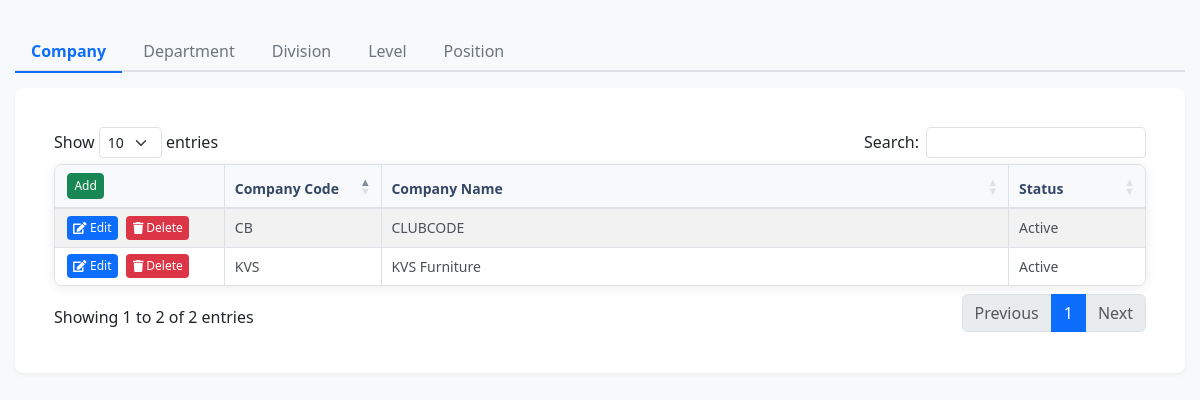
/view/JobAnalysis/index.php, run on the app's committed database.
### tables this page shows
CREATE TABLE `hrcompany` (
  `Code` varchar(50) NOT NULL,
  `Description` varchar(255) DEFAULT NULL,
  `Status` varchar(20) DEFAULT NULL
);

### view/JobAnalysis/TapLevel.php (the view, shortened to what this page needs)
<link href="https://cdn.datatables.net/1.13.7/css/dataTables.bootstrap5.min.css" rel="stylesheet">
<link href="https://cdn.datatables.net/responsive/2.5.0/css/responsive.bootstrap5.min.css" rel="stylesheet">
<link href="https://cdnjs.cloudflare.com/ajax/libs/font-awesome/5.15.4/css/all.min.css" rel="stylesheet">

### view/JobAnalysis/TapCompany.php (shortened to what this page needs)
<?php
include("../../Config/conect.php");
?>
<table id="companyTable" class="table table-striped" style="width:100%">
    <thead>
        <tr>
            <th style="width: 150px"><button class="btn btn-success" data-bs-toggle="modal" data-bs-target="#addModal">Add</button></th>
            <th>Company Code</th>
            <th>Company Name</th>
            <th>Status</th>
        </tr>
    </thead>
    <tbody id="data">
        <?php
        $sql = "SELECT * FROM hrcompany";
        $result = $con->query($sql);
        if ($result->num_rows > 0) {
            while ($row = $result->fetch_assoc()) {
        ?>
                <tr data-id="<?php echo $row['Code']; ?>">
                    <td>
                        <button class="btn btn-primary btn-sm edit-btn"
                            data-code="<?php echo $row['Code']; ?>"
                            data-name="<?php echo $row['Description']; ?>"
                            data-status="<?php echo $row['Status']; ?>">
                            <i class="fas fa-edit"></i> Edit
                        </button>
                        <button class="btn btn-danger btn-sm delete-btn">
                            <i class="fas fa-trash"></i> Delete
                        </button>
                    </td>
                    <td><?php echo $row['Code']; ?></td>
                    <td><?php echo $row['Description']; ?></td>
                    <td><?php echo $row['Status']; ?></td>
                </tr>
        <?php
            }
        }
        ?>
    </tbody>
</table>
<link href="https://cdn.datatables.net/1.13.7/css/dataTables.bootstrap5.min.css" rel="stylesheet">
<link href="https://cdn.datatables.net/responsive/2.5.0/css/responsive.bootstrap5.min.css" rel="stylesheet">
<link href="https://cdnjs.cloudflare.com/ajax/libs/font-awesome/5.15.4/css/all.min.css" rel="stylesheet">

### Style/style.css (style rules this page uses)
body { background-color: #f8f9fa; font-family: 'Segoe UI', sans-serif; }
.tab-pane table { width: 100%; border-collapse: separate; border-spacing: 0; background: #fff; border-radius: 8px; overflow: hidden; box-shadow: 0 2px 12px rgba(0, 0, 0, 0.08); margin: 1rem 0; border: 1px solid #dee2e6; font-size: 0.875rem; }
.tab-pane table th { background: #f8f9fa; color: #344767; font-weight: 600; padding: 0.5rem 0.6rem; text-align: left; border-bottom: 2px solid #dee2e6; border-right: 1px solid #dee2e6; white-space: nowrap; }
.tab-pane table th:last-child { border-right: none; }
.tab-pane table td { padding: 0.4rem 0.6rem; border-bottom: 1px solid #dee2e6; border-right: 1px solid #dee2e6; color: #495057; vertical-align: middle; }
.tab-pane table td:last-child { border-right: none; }
.tab-pane table tr:last-child td { border-bottom: none; }
.tab-pane table th:nth-child(1), .tab-pane table td:nth-child(1) { width: 120px; min-width: 120px; }
.tab-pane table th:nth-child(2), .tab-pane table td:nth-child(2) { width: 120px; min-width: 120px; }
.tab-pane table th:nth-child(3), .tab-pane table td:nth-child(3) { width: auto; }
.tab-pane table th:nth-child(4), .tab-pane table td:nth-child(4) { width: 100px; min-width: 100px; }
.tab-pane table .btn { padding: 0.2rem 0.4rem; margin: 0 0.15rem; border-radius: 4px; font-weight: 500; font-size: 0.75rem; }
.tab-pane table .btn-primary { background-color: #0d6efd; border: none; transition: all 0.2s ease; }
.tab-pane table .btn-danger { background-color: #dc3545; border: none; transition: all 0.2s ease; }
.tab-pane table td:nth-child(3) { font-weight: 500; }

### view/JobAnalysis/TapCompany.php (style rules this page uses)
.btn-sm { padding: 0.25rem 0.5rem; font-size: 0.75rem; margin-right: 0.25rem; }

### view/JobAnalysis/TapDepartment.php (style rules this page uses)
.btn-sm { padding: 0.25rem 0.5rem; font-size: 0.75rem; margin-right: 0.25rem; }

### view/JobAnalysis/TapDivision.php (style rules this page uses)
.btn-sm { padding: 0.25rem 0.5rem; font-size: 0.75rem; margin-right: 0.25rem; }

### view/JobAnalysis/TapLevel.php (style rules this page uses)
.btn-sm { padding: 0.25rem 0.5rem; font-size: 0.75rem; margin-right: 0.25rem; }

### view/JobAnalysis/TapPosition.php (style rules this page uses)
.btn-sm { padding: 0.25rem 0.5rem; font-size: 0.75rem; margin-right: 0.25rem; }

### data on the page
hrcompany: Code "CB", Description "CLUBCODE", Status "Active"
hrcompany: Code "KVS", Description "KVS Furniture", Status "Active"
